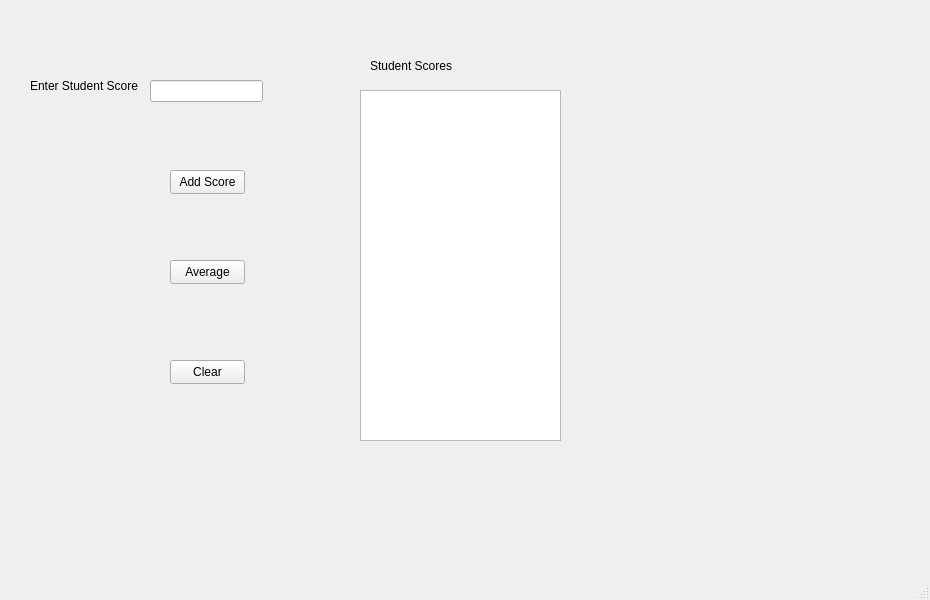
<?xml version="1.0" encoding="UTF-8"?>
<ui version="4.0">
 <class>MainWindow</class>
 <widget class="QMainWindow" name="MainWindow">
  <property name="geometry">
   <rect>
    <x>0</x>
    <y>0</y>
    <width>930</width>
    <height>600</height>
   </rect>
  </property>
  <property name="windowTitle">
   <string>MainWindow</string>
  </property>
  <widget class="QWidget" name="centralwidget">
   <widget class="QLabel" name="lblScore">
    <property name="geometry">
     <rect>
      <x>30</x>
      <y>70</y>
      <width>121</width>
      <height>31</height>
     </rect>
    </property>
    <property name="font">
     <font>
      <family>Segoe UI</family>
      <pointsize>9</pointsize>
     </font>
    </property>
    <property name="text">
     <string>Enter Student Score</string>
    </property>
   </widget>
   <widget class="QLineEdit" name="txtScore">
    <property name="geometry">
     <rect>
      <x>150</x>
      <y>80</y>
      <width>113</width>
      <height>22</height>
     </rect>
    </property>
    <property name="font">
     <font>
      <family>Segoe UI</family>
      <pointsize>9</pointsize>
     </font>
    </property>
   </widget>
   <widget class="QPushButton" name="btnAddScore">
    <property name="geometry">
     <rect>
      <x>170</x>
      <y>170</y>
      <width>75</width>
      <height>24</height>
     </rect>
    </property>
    <property name="font">
     <font>
      <family>Segoe UI</family>
      <pointsize>9</pointsize>
     </font>
    </property>
    <property name="text">
     <string>Add Score</string>
    </property>
   </widget>
   <widget class="QPushButton" name="btnAverage">
    <property name="geometry">
     <rect>
      <x>170</x>
      <y>260</y>
      <width>75</width>
      <height>24</height>
     </rect>
    </property>
    <property name="font">
     <font>
      <family>Segoe UI</family>
      <pointsize>9</pointsize>
     </font>
    </property>
    <property name="text">
     <string>Average</string>
    </property>
   </widget>
   <widget class="QPushButton" name="btnClear">
    <property name="geometry">
     <rect>
      <x>170</x>
      <y>360</y>
      <width>75</width>
      <height>24</height>
     </rect>
    </property>
    <property name="font">
     <font>
      <family>Segoe UI</family>
      <pointsize>9</pointsize>
     </font>
    </property>
    <property name="text">
     <string>Clear</string>
    </property>
   </widget>
   <widget class="QListWidget" name="lstScores">
    <property name="geometry">
     <rect>
      <x>360</x>
      <y>90</y>
      <width>201</width>
      <height>351</height>
     </rect>
    </property>
   </widget>
   <widget class="QLabel" name="lblStudentScores">
    <property name="geometry">
     <rect>
      <x>370</x>
      <y>50</y>
      <width>121</width>
      <height>31</height>
     </rect>
    </property>
    <property name="font">
     <font>
      <family>Segoe UI</family>
      <pointsize>9</pointsize>
     </font>
    </property>
    <property name="text">
     <string>Student Scores</string>
    </property>
   </widget>
  </widget>
  <widget class="QMenuBar" name="menubar">
   <property name="geometry">
    <rect>
     <x>0</x>
     <y>0</y>
     <width>930</width>
     <height>21</height>
    </rect>
   </property>
  </widget>
  <widget class="QStatusBar" name="statusbar"/>
 </widget>
 <resources/>
 <connections/>
</ui>
